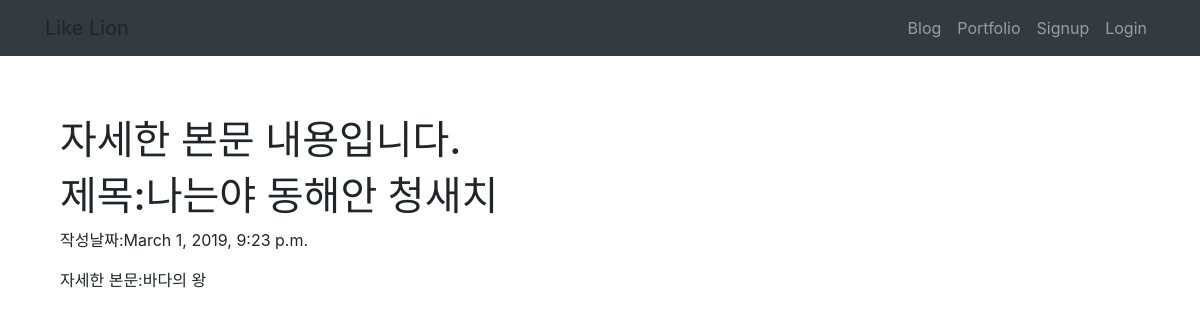
/myblog/4/, run on the app's committed database.
### myblog/models.py (models this page shows, shortened)
class Blog(models.Model):
    title=models.CharField(max_length=200)
    pub_date=models.DateTimeField('data published')
    body=models.TextField()

### myblog/views.py (the view)
# urls.py: path('<int:blog_id>/',views.detail,name='detail'),
def detail(request,blog_id):
    blog_detail=get_object_or_404(Blog,pk=blog_id)
    return render(request,'myblog/detail.html',{'blog':blog_detail})

### myblog/templates/myblog/detail.html
{% extends 'base.html' %}
{% block contents %}
<h1>자세한 본문 내용입니다.</h1>
<h1>제목:{{blog.title}}</h1>
<p>작성날짜:{{blog.pub_date}}</p>
<p>자세한 본문:{{blog.body}}</p>
{% endblock%}

### data on the page
Blog: title "나는야 동해안 청새치", pub_date "March 1, 2019, 9:23 p.m.", body "바다의 왕"
